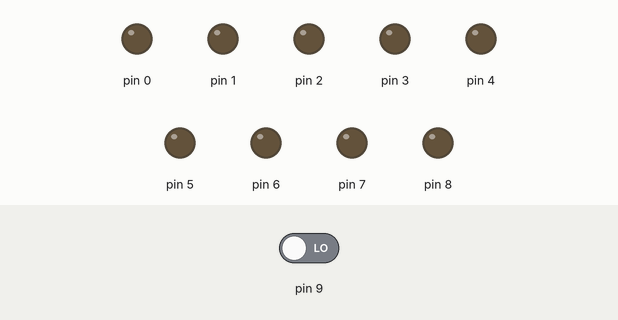
Simulated run of this sketch. Board: Arduino Uno, built with avr-gcc and run on an emulated ATmega328P. Shown: output pins drawn as LEDs (lit = HIGH). The inputs (shaded band) are chosen by the test bench; at power-on: pin 9 LOW.

Above: at 1.2 s.
1.3 s: pin 9 driven HIGH
At 1.8 s:
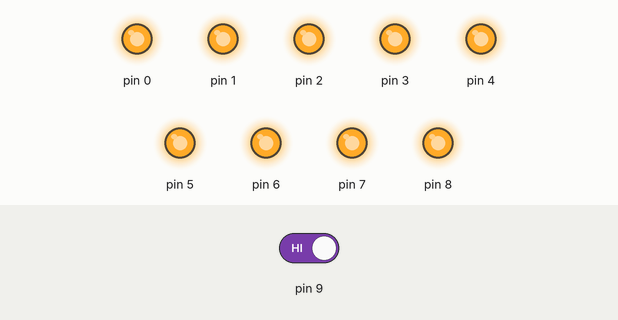
2.8 s: pin 9 driven LOW
At 4.1 s:
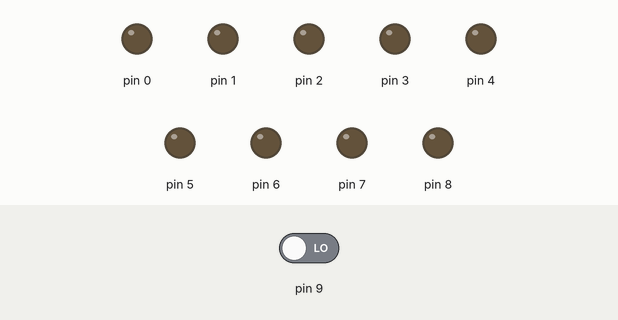
Timing chart, 0 to 5.8 s (numbered marks = the images above; inputs shaded):
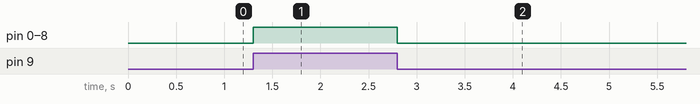

The sketch:

Bai1.ino
```cpp
void setup()
{
  pinMode(9,INPUT);
  for (int i = 0; i < 9; i++)
    pinMode(i, OUTPUT);
}

void loop()
{
  if(digitalRead(9))

    for (int i = 0; i < 9; i++)
      digitalWrite(i, 1);
  else
    for (int i = 0; i < 9; i++)
      digitalWrite(i, 0);
}
```

Measured:
- after the input at 1.3 s, pin 0–8: LOW → HIGH at once
- after the input at 2.8 s, pin 0–8: HIGH → LOW at once
